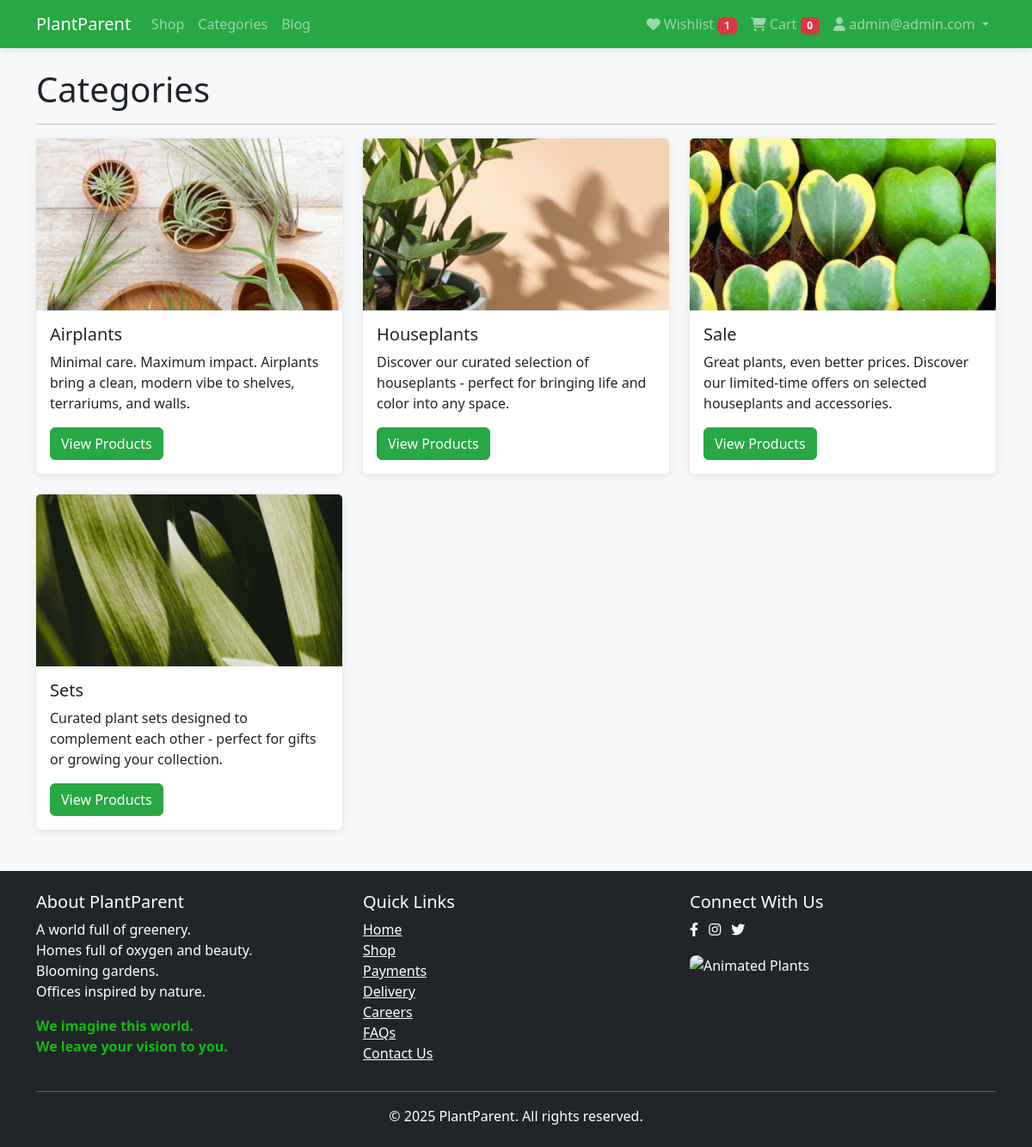
Screenshot of /categories/ (signed in) with the database file from the repository.
### accounts/models.py (models this page shows, shortened)
class User(AbstractUser):
    username = None
    email = models.EmailField(_('email address'), unique=True)
    phone = models.CharField(max_length=20, blank=True)
    address = models.TextField(blank=True)
    city = models.CharField(max_length=100, blank=True)
    postal_code = models.CharField(max_length=20, blank=True)
    country = models.CharField(max_length=100, blank=True)
    profile_picture = models.ImageField(
        upload_to=user_profile_picture_path,
        blank=True,
        null=True,
        validators=[validate_image_size, validate_image_format],
        help_text=_('Upload a profile picture (max 1MB, formats: JPG, PNG, GIF)')
    )
    receive_newsletter = models.BooleanField(default=False)
    USERNAME_FIELD = 'email'
    REQUIRED_FIELDS = []
    objects = UserManager()
    class Meta:
        permissions = [
            ("can_publish_post", "Can publish blog posts without approval"),
            ("can_edit_all_posts", "Can edit any blog post (not just own)"),
        ]
    class Meta:
        verbose_name = 'User'
        verbose_name_plural = 'Users'

### wishlist/models.py (models this page shows, shortened)
class Wishlist(models.Model):
    user = models.OneToOneField(
        settings.AUTH_USER_MODEL,
        on_delete=models.CASCADE,
        related_name='wishlist'
    )
    created_at = models.DateTimeField(auto_now_add=True)
    updated_at = models.DateTimeField(auto_now=True)

### cart/models.py (models this page shows, shortened)
class Cart(models.Model):
    user = models.OneToOneField(
        settings.AUTH_USER_MODEL,
        on_delete=models.CASCADE,
        related_name='cart'
    )
    created_at = models.DateTimeField(auto_now_add=True)
    updated_at = models.DateTimeField(auto_now=True)
    @property
    def total_quantity(self):
        print(sum(item.quantity for item in self.items.all()))
        return sum(item.quantity for item in self.items.all())

### products/models.py (models this page shows, shortened)
class Category(models.Model):
    name = models.CharField(max_length=100)
    slug = models.SlugField(max_length=100, unique=True)
    description = models.TextField(blank=True)
    image = models.ImageField(upload_to='categories/', blank=True)
    class Meta:
        verbose_name_plural = "Categories"
        ordering = ['name']
    def get_absolute_url(self):
        return reverse('products:category', args=[self.slug])

### products/views.py (the view)
# urls.py: path('categories/', views.CategoryListView.as_view(), name='categories'),
class CategoryListView(ListView):
    model = Category
    template_name = 'products/categories.html'
    context_object_name = 'categories'

### plantparent/context_processors.py (called while the page is built)
def cart_context(request):
    context = {}
    if request.user.is_authenticated:
        cart = Cart.objects.filter(user=request.user).first()
        context['cart'] = cart
    return context

def wishlist_context(request):
    context = {}
    if request.user.is_authenticated:
        wishlist, created = Wishlist.objects.get_or_create(user=request.user)
        context['wishlist'] = wishlist
    return context

### templates/products/categories.html
{% extends 'base.html' %}
{% block content %}
<div class="row">
    <div class="col-12">
        <h1>Categories</h1>
        <hr>
    </div>
</div>
<div class="row">
    {% for category in categories %}
        <div class="col-md-4 mb-4">
            <div class="card h-100">
                {% if category.image %}
                    <img src="{{ category.image.url }}" class="card-img-top" alt="{{ category.name }}">
                {% endif %}
                <div class="card-body">
                    <h5 class="card-title">{{ category.name }}</h5>
                    <p class="card-text">{{ category.description|truncatewords:20 }}</p>
                    <a href="{{ category.get_absolute_url }}" class="btn btn-success">View Products</a>
                </div>
            </div>
        </div>
    {% endfor %}
</div>
{% endblock %}

### templates/base.html (shortened to what this page needs)
<!DOCTYPE html>
<html lang="en">
<head>
    <link href="https://cdnjs.cloudflare.com/ajax/libs/font-awesome/6.4.0/css/all.min.css" rel="stylesheet">
    <link rel="stylesheet" href="https://cdnjs.cloudflare.com/ajax/libs/animate.css/4.1.1/animate.min.css" />
    <link href="https://cdn.jsdelivr.net/npm/bootstrap@5.3.0/dist/css/bootstrap.min.css" rel="stylesheet">
    <link rel="stylesheet" href="https://cdnjs.cloudflare.com/ajax/libs/font-awesome/6.4.0/css/all.min.css">
</head>
<body>
    <nav class="navbar navbar-expand-lg navbar-dark bg-success">
        <div class="container">
            <a class="navbar-brand" href="{% url 'products:home' %}">PlantParent</a>
            <div class="collapse navbar-collapse" id="navbarNav">
                <ul class="navbar-nav me-auto">
                    <li class="nav-item">
                        <a class="nav-link" href="{% url 'products:list' %}">Shop</a>
                    </li>
                    <li class="nav-item">
                        <a class="nav-link" href="{% url 'products:categories' %}">Categories</a>
                    </li>
                    <li class="nav-item">
                        <a class="nav-link" href="{% url 'blog:post_list' %}">Blog</a>
                    </li>
                </ul>
                <ul class="navbar-nav">
                    <li class="nav-item">
                        <a class="nav-link" href="{% url 'wishlist:view' %}">
                            <i class="fas fa-heart"></i> Wishlist
                            <span class="badge bg-danger" id="wishlist-count">
                                {% if request.user.is_authenticated %}{{ request.user.wishlist.items.count }}{% else %}0{% endif %}
                            </span>
                        </a>
                    </li>
                    <li class="nav-item">
                        <a class="nav-link" href="{% url 'cart:view' %}">
                            <i class="fas fa-shopping-cart"></i> Cart
                            <span class="badge bg-danger" id="cart-count">
                                {% if cart %}{{ cart.total_quantity }}{% else %}0{% endif %}
                            </span>
                        </a>
                    </li>
                    {% if user.is_authenticated %}
                    <li class="nav-item dropdown">
                        <a class="nav-link dropdown-toggle" href="#" id="navbarDropdown" role="button" data-bs-toggle="dropdown">
                            <i class="fas fa-user"></i> {{ user.email }}
                        </a>
                    </li>
                    {% endif %}
                </ul>
            </div>
        </div>
    </nav>
    <main class="container my-4">
        {% block content %}{% endblock %}
    </main>
    <footer class="bg-dark text-white py-4 mt-0">
        <div class="container">
            <div class="row">
                <div class="col-md-4">
                    <h5>About PlantParent</h5>
                    <p>A world full of greenery. <br>
                       Homes full of oxygen and beauty. <br>
                       Blooming gardens. <br>
                       Offices inspired by nature. <br></p>
                    <p style="color: #0fbd0f;">
                        <b>We imagine this world.</b><br>
                        <b>We leave your vision to you.</b>
                    </p>
                </div>
                <div class="col-md-4">
                    <h5>Quick Links</h5>
                    <ul class="list-unstyled">
                        <li><a href="{% url 'products:home' %}" class="text-white">Home</a></li>
                        <li><a href="{% url 'products:list' %}" class="text-white">Shop</a></li>
                        <li><a href="#" class="text-white">Payments</a></li>
                        <li><a href="#" class="text-white">Delivery</a></li>
                        <li><a href="#" class="text-white">Careers</a></li>
                        <li><a href="#" class="text-white">FAQs</a></li>
                        <li><a href="#" class="text-white">Contact Us</a></li>
                    </ul>
                </div>
                <div class="col-md-4" >
                    <h5>Connect With Us</h5>
                    <a href="#" class="text-white me-2"><i class="fab fa-facebook-f"></i></a>
                    <a href="#" class="text-white me-2"><i class="fab fa-instagram"></i></a>
                    <a href="#" class="text-white me-2"><i class="fab fa-twitter"></i></a>
                    <div class="mt-3">
                        <img src="https://mir-s3-cdn-cf.behance.net/project_modules/max_632/a5364778036023.5c9a9814218f1.gif"
                             alt="Animated Plants"
                             style="width: 180px; border-radius: 8px;">
                    </div>
                </div>
            </div>
            <hr>
            <div class="text-center">
                <p class="mb-0">&copy; 2025 PlantParent. All rights reserved.</p>
            </div>
        </div>
    </footer>
</body>
</html>

### templates/base.html (style rules this page uses)
body { font-family: 'Segoe UI', Tahoma, Geneva, Verdana, sans-serif; background-color: #f8f9fa; }
.card { transition: transform 0.3s ease, box-shadow 0.3s ease; border: none; box-shadow: 0 2px 10px rgba(0, 0, 0, 0.1); }
.card-img-top { height: 200px; object-fit: cover; }
.bg-success { background-color: #28a745 !important; }
.btn-success { background-color: #28a745; border-color: #28a745; }
.navbar { box-shadow: 0 2px 10px rgba(0, 0, 0, 0.1); }
footer { margin-top: 50px; }

### rows the page displays
User: user.wishlist.items.count "1", email "admin@admin.com"
Cart: total_quantity "0"
Category: image (picture), name "Airplants", description "Minimal care. Maximum impact. Airplants bring a clean, modern vibe to shelves, terrariums, and walls."
Category: image (picture), name "Houseplants", description "Discover our curated selection of houseplants - perfect for bringing life and color into any space."
Category: image (picture), name "Sale", description "Great plants, even better prices. Discover our limited-time offers on selected houseplants and accessories."
Category: image (picture), name "Sets", description "Curated plant sets designed to complement each other - perfect for gifts or growing your collection."
